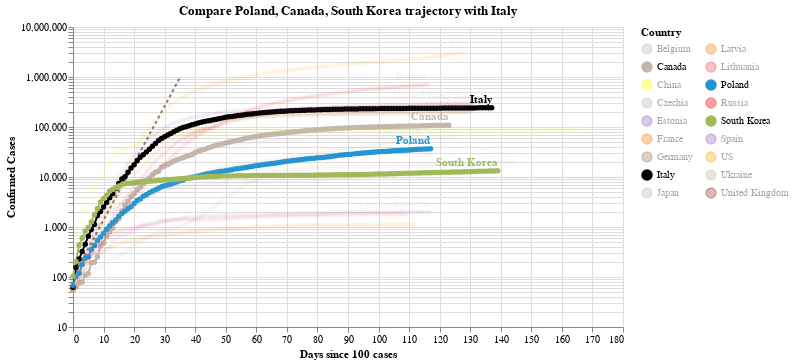

The notebook cell saved with this chart:
### Code cell
#hide_input
chart3 = make_since_chart(dff2, ['Poland', 'Canada', 'South Korea'], baseline_countries)
chart3

### Figure 1 — Vega-Lite specification as saved in the notebook (floating-point values rounded to 4 significant figures; data arrays with more than 128 entries replaced by an {"elided": "..."} marker saying what was removed)
{"config": {"view": {"continuousWidth": 400, "continuousHeight": 300}}, "layer": [{"data": {"name": "data-628230001892d6798b50651be41d1b3e"}, "mark": {"type": "line", "color": "black", "opacity": 0.5, "strokeDash": [3, 3]}, "encoding": {"x": {"type": "quantitative", "field": "Days since 100 cases"}, "y": {"type": "quantitative", "field": "Confirmed Cases"}}}, {"data": {"name": "data-7deaa7412212bc2e7ad0fc5d094992d6"}, "mark": {"type": "line", "point": true}, "encoding": {"color": {"type": "nominal", "field": "Country", "legend": {"columns": 2}, "scale": {"domain": ["Belgium", "Canada", "China", "Czechia", "Estonia", "France", "Germany", "Italy", "Japan", "Latvia", "Lithuania", "Poland", "Russia", "South Korea", "Spain", "US", "Ukraine", "United Kingdom"], "range": ["#C1B7AD", "#C1B7AD", "yellow", "#C1B7AD", "#9467bd", "#F58518", "#9D755D", "black", "#C1B7AD", "#F58518", "#E45756", "#2495D3", "red", "#A1BA59", "#9467bd", "orange", "#C1B7AD", "brown"]}}, "opacity": {"condition": {"value": 1, "selection": "selector001"}, "value": 0.05}, "tooltip": [{"type": "nominal", "field": "Country"}, {"type": "temporal", "field": "Date"}, {"type": "quantitative", "field": "Confirmed Cases"}, {"type": "quantitative", "field": "Days since 100 cases"}], "x": {"type": "quantitative", "field": "Days since 100 cases"}, "y": {"type": "quantitative", "field": "Confirmed Cases", "scale": {"type": "log"}}}, "selection": {"selector001": {"type": "multi", "fields": ["Country"], "bind": "legend", "init": [{"Country": "Poland"}, {"Country": "Canada"}, {"Country": "South Korea"}, {"Country": "Italy"}]}}, "width": 550}, {"data": {"name": "data-7deaa7412212bc2e7ad0fc5d094992d6"}, "mark": {"type": "text", "align": "right", "dy": -8, "fontWeight": "bold"}, "encoding": {"color": {"type": "nominal", "field": "Country", "legend": {"columns": 2}, "scale": {"domain": ["Belgium", "Canada", "China", "Czechia", "Estonia", "France", "Germany", "Italy", "Japan", "Latvia", "Lithuania", "Poland", "Russia", "South Korea", "Spain", "US", "Ukraine", "United Kingdom"], "range": ["#C1B7AD", "#C1B7AD", "yellow", "#C1B7AD", "#9467bd", "#F58518", "#9D755D", "black", "#C1B7AD", "#F58518", "#E45756", "#2495D3", "red", "#A1BA59", "#9467bd", "orange", "#C1B7AD", "brown"]}}, "opacity": {"condition": {"value": 1, "selection": "selector001"}, "value": 0.05}, "text": {"type": "nominal", "field": "Country"}, "tooltip": [{"type": "nominal", "field": "Country"}, {"type": "temporal", "field": "Date"}, {"type": "quantitative", "field": "Confirmed Cases"}, {"type": "quantitative", "field": "Days since 100 cases"}], "x": {"type": "quantitative", "field": "Days since 100 cases"}, "y": {"type": "quantitative", "field": "Confirmed Cases", "scale": {"type": "log"}}}, "transform": [{"filter": "(datum['Date'] >= 1594166400000)"}], "width": 550}], "title": "Compare Poland, Canada, South Korea trajectory with Italy", "$schema": "https://vega.github.io/schema/vega-lite/v4.0.2.json", "datasets": {"data-628230001892d6798b50651be41d1b3e": [{"Days since 100 cases": 0, "Confirmed Cases": 100.0}, {"Days since 100 cases": 1, "Confirmed Cases": 130.0}, {"Days since 100 cases": 2, "Confirmed Cases": 169.0}, {"Days since 100 cases": 3, "Confirmed Cases": 219.7}, {"Days since 100 cases": 4, "Confirmed Cases": 285.6}, {"Days since 100 cases": 5, "Confirmed Cases": 371.3}, {"Days since 100 cases": 6, "Confirmed Cases": 482.7}, {"Days since 100 cases": 7, "Confirmed Cases": 627.5}, {"Days since 100 cases": 8, "Confirmed Cases": 815.7}, {"Days since 100 cases": 9, "Confirmed Cases": 1060.0}, {"Days since 100 cases": 10, "Confirmed Cases": 1379.0}, {"Days since 100 cases": 11, "Confirmed Cases": 1792.0}, {"Days since 100 cases": 12, "Confirmed Cases": 2330.0}, {"Days since 100 cases": 13, "Confirmed Cases": 3029.0}, {"Days since 100 cases": 14, "Confirmed Cases": 3937.0}, {"Days since 100 cases": 15, "Confirmed Cases": 5119.0}, {"Days since 100 cases": 16, "Confirmed Cases": 6654.0}, {"Days since 100 cases": 17, "Confirmed Cases": 8650.0}, {"Days since 100 cases": 18, "Confirmed Cases": 11250.0}, {"Days since 100 cases": 19, "Confirmed Cases": 14620.0}, {"Days since 100 cases": 20, "Confirmed Cases": 19000.0}, {"Days since 100 cases": 21, "Confirmed Cases": 24710.0}, {"Days since 100 cases": 22, "Confirmed Cases": 32120.0}, {"Days since 100 cases": 23, "Confirmed Cases": 41750.0}, {"Days since 100 cases": 24, "Confirmed Cases": 54280.0}, {"Days since 100 cases": 25, "Confirmed Cases": 70560.0}, {"Days since 100 cases": 26, "Confirmed Cases": 91730.0}, {"Days since 100 cases": 27, "Confirmed Cases": 119300.0}, {"Days since 100 cases": 28, "Confirmed Cases": 155000.0}, {"Days since 100 cases": 29, "Confirmed Cases": 201500.0}, {"Days since 100 cases": 30, "Confirmed Cases": 262000.0}, {"Days since 100 cases": 31, "Confirmed Cases": 340600.0}, {"Days since 100 cases": 32, "Confirmed Cases": 442800.0}, {"Days since 100 cases": 33, "Confirmed Cases": 575600.0}, {"Days since 100 cases": 34, "Confirmed Cases": 748300.0}, {"Days since 100 cases": 35, "Confirmed Cases": 972800.0}], "data-7deaa7412212bc2e7ad0fc5d094992d6": {"elided": "2301 records"}}}
